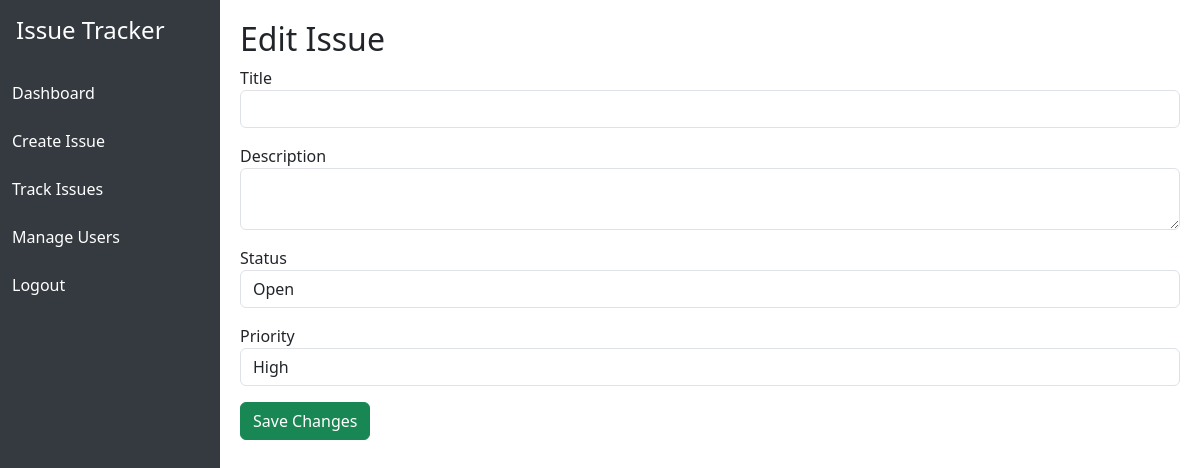
The app's page /edit_issue/3 (signed in), older data.
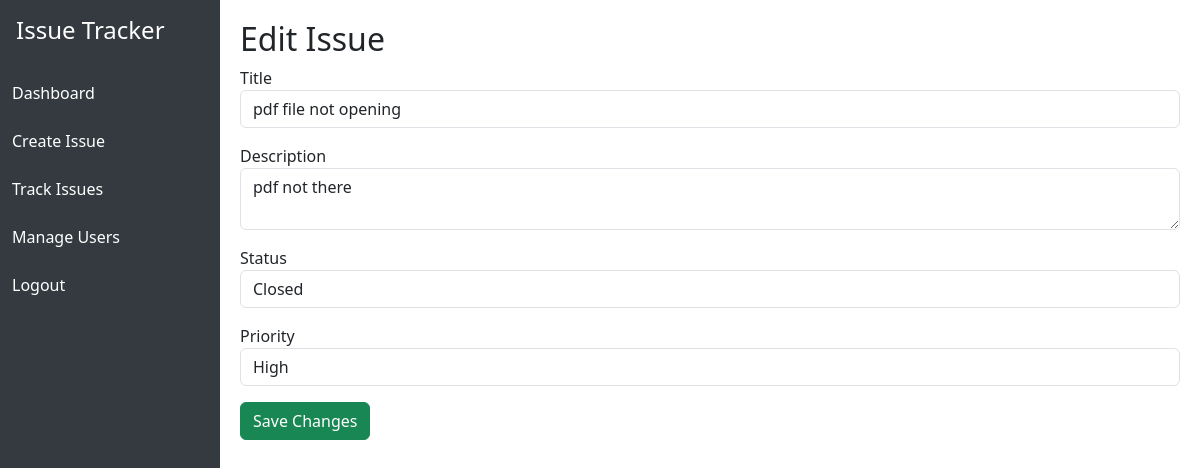
The same page, newer data.
### tables this page shows
CREATE TABLE issues (
    id INTEGER PRIMARY KEY AUTOINCREMENT,
    title TEXT NOT NULL,
    description TEXT,
    status TEXT,
    priority TEXT,
    type TEXT,
    created_by TEXT,
    assigned_to TEXT
);

### app/routes.py (the view, shortened to what this page needs)
@main.route('/edit_issue/<int:issue_id>', methods=['GET', 'POST'])
@login_required
def edit_issue(issue_id):
    conn = get_db()
    cur = conn.cursor()
    issue = cur.execute('SELECT * FROM issues WHERE id = ?', (issue_id,)).fetchone()
    conn.close()
    return render_template('edit_issue.html', issue=issue)

### app/auth.py (called while the page is built)
@login_manager.user_loader
def load_user(user_id):
    conn = get_db()
    cur = conn.cursor()
    cur.execute('SELECT * FROM users WHERE id = ?', (user_id,))
    row = cur.fetchone()
    conn.close()
    if row:
        return User(row['id'], row['username'], row['password'], row['role'])
    return None

### db.py (called while the page is built)
def get_db():
    conn = sqlite3.connect(Config.DB_PATH)
    conn.row_factory = sqlite3.Row
    return conn

### app/templates/edit_issue.html (shortened to what this page needs)
{% extends 'base.html' %}
{% block content %}
<h2>Edit Issue</h2>
<form method="POST">
  <div class="mb-3">
    <label>Title</label>
    <input type="text" name="title" value="{{ issue[1] }}" class="form-control">
  </div>
  <div class="mb-3">
    <label>Description</label>
    <textarea name="description" class="form-control">{{ issue[2] }}</textarea>
  </div>
  <div class="mb-3">
    <label>Status</label>
    <select name="status" class="form-control">
      <option {% if issue[3] == 'Open' %}selected{% endif %}>Open</option>
      <option {% if issue[3] == 'Closed' %}selected{% endif %}>Closed</option>
    </select>
  </div>
  <div class="mb-3">
    <label>Priority</label>
    <select name="priority" class="form-control">
      <option {% if issue[4] == 'High' %}selected{% endif %}>High</option>
    </select>
  </div>
  <button type="submit" class="btn btn-success">Save Changes</button>
</form>
{% endblock %}

Row changes from the older to the newer data that the page shows:
added issues: title "pdf file not opening", description "pdf not there", status "Closed", priority "High"
Text that changed along with them:
form field status: "Open" → (not shown)
form field priority: "High" → (not shown)
